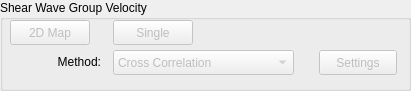
   <widget class="QGroupBox" name="panelSWGroup">
    <property name="geometry">
     <rect>
      <x>930</x>
      <y>450</y>
      <width>411</width>
      <height>91</height>
     </rect>
    </property>
    <property name="title">
     <string>Shear Wave Group Velocity</string>
    </property>
    <widget class="QPushButton" name="pbGVelo2D">
     <property name="enabled">
      <bool>false</bool>
     </property>
     <property name="geometry">
      <rect>
       <x>10</x>
       <y>20</y>
       <width>80</width>
       <height>25</height>
      </rect>
     </property>
     <property name="sizePolicy">
      <sizepolicy hsizetype="Preferred" vsizetype="Preferred">
       <horstretch>1</horstretch>
       <verstretch>1</verstretch>
      </sizepolicy>
     </property>
     <property name="text">
      <string>2D Map</string>
     </property>
    </widget>
    <widget class="QPushButton" name="pbGVeloSet">
     <property name="enabled">
      <bool>false</bool>
     </property>
     <property name="geometry">
      <rect>
       <x>319</x>
       <y>50</y>
       <width>78</width>
       <height>25</height>
      </rect>
     </property>
     <property name="sizePolicy">
      <sizepolicy hsizetype="Preferred" vsizetype="Preferred">
       <horstretch>1</horstretch>
       <verstretch>1</verstretch>
      </sizepolicy>
     </property>
     <property name="text">
      <string>Settings</string>
     </property>
    </widget>
    <widget class="QComboBox" name="cbGmethod">
     <property name="enabled">
      <bool>false</bool>
     </property>
     <property name="geometry">
      <rect>
       <x>113</x>
       <y>50</y>
       <width>181</width>
       <height>25</height>
      </rect>
     </property>
     <property name="sizePolicy">
      <sizepolicy hsizetype="Preferred" vsizetype="Preferred">
       <horstretch>1</horstretch>
       <verstretch>1</verstretch>
      </sizepolicy>
     </property>
     <property name="currentText">
      <string>Cross Correlation</string>
     </property>
     <property name="currentIndex">
      <number>0</number>
     </property>
     <item>
      <property name="text">
       <string>Cross Correlation</string>
      </property>
     </item>
     <item>
      <property name="text">
       <string>Maximum</string>
      </property>
     </item>
     <item>
      <property name="text">
       <string>Minimum</string>
      </property>
     </item>
    </widget>
    <widget class="QLabel" name="lbGmethod">
     <property name="geometry">
      <rect>
       <x>40</x>
       <y>52</y>
       <width>61</width>
       <height>20</height>
      </rect>
     </property>
     <property name="sizePolicy">
      <sizepolicy hsizetype="Preferred" vsizetype="Preferred">
       <horstretch>1</horstretch>
       <verstretch>1</verstretch>
      </sizepolicy>
     </property>
     <property name="text">
      <string>&lt;html&gt;&lt;head/&gt;&lt;body&gt;&lt;p align=&quot;right&quot;&gt;Method:&lt;/p&gt;&lt;/body&gt;&lt;/html&gt;</string>
     </property>
    </widget>
    <widget class="QPushButton" name="pbGVelo">
     <property name="enabled">
      <bool>false</bool>
     </property>
     <property name="geometry">
      <rect>
       <x>113</x>
       <y>20</y>
       <width>80</width>
       <height>25</height>
      </rect>
     </property>
     <property name="sizePolicy">
      <sizepolicy hsizetype="Preferred" vsizetype="Preferred">
       <horstretch>1</horstretch>
       <verstretch>1</verstretch>
      </sizepolicy>
     </property>
     <property name="text">
      <string>Single</string>
     </property>
    </widget>
   </widget>
